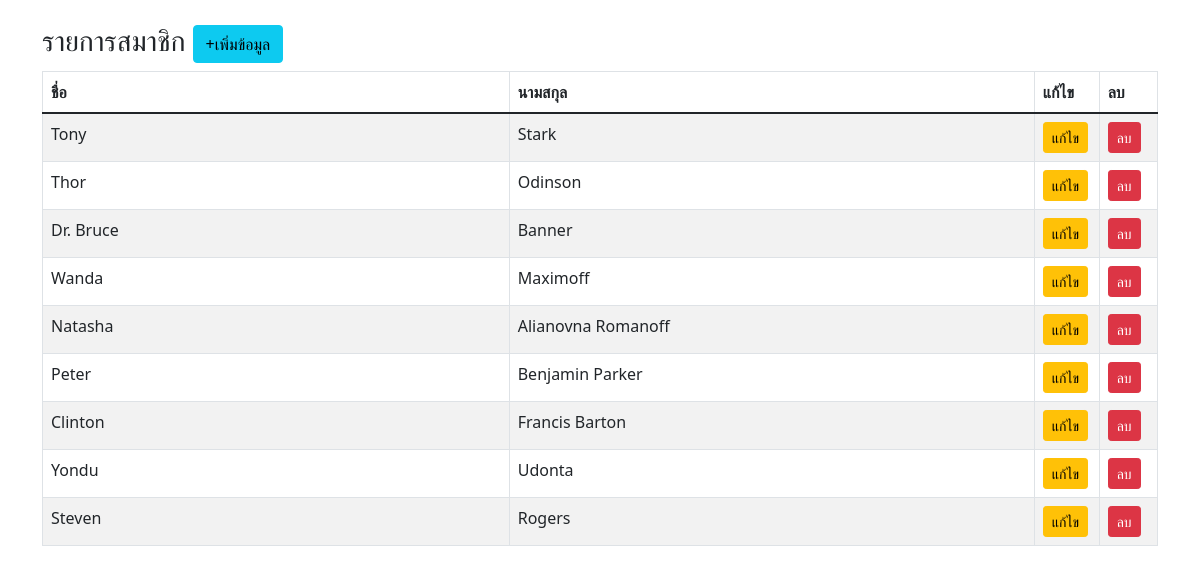
The page / on the database its author committed.
### tables this page shows
CREATE TABLE `tbl_member` (
  `id` int(11) NOT NULL,
  `name` varchar(50) NOT NULL,
  `surname` varchar(100) NOT NULL
);

### index.php (the view, shortened to what this page needs)
<!DOCTYPE html>
<html lang="en">
    <head>
        <link href="https://cdn.jsdelivr.net/npm/bootstrap@5.1.1/dist/css/bootstrap.min.css" rel="stylesheet">
    </head>
    <body>
        <div class="container">
            <div class="row">
                <div class="col-md-12"> <br>
                    <h3>รายการสมาชิก <a href="formAdd.php" class="btn btn-info">+เพิ่มข้อมูล</a> </h3>
                    <table class="table table-striped  table-hover table-responsive table-bordered">
                        <thead>
                            <tr>
                                <th width="40%">ชื่อ</th>
                                <th width="45%">นามสกุล</th>
                                <th width="5%">แก้ไข</th>
                                <th width="5%">ลบ</th>
                            </tr>
                        </thead>
                        <tbody>
                            <?php
                            require_once 'connect.php';
                            $stmt = $conn->prepare("SELECT* FROM tbl_member");
                            $stmt->execute();
                            $result = $stmt->fetchAll();
                            foreach($result as $k) {
                            ?>
                            <tr>
                                <td><?= $k['name'];?></td>
                                <td><?= $k['surname'];?></td>
                                <td><a href="formEdit.php?id=<?= $k['id']; ?>&name=<?= $k['name']; ?>&surname=<?= $k['surname']; ?>" class="btn btn-warning btn-sm">แก้ไข</a></td>
                                <td><a href="del.php?id=<?= $k['id'];?>" class="btn btn-danger btn-sm" onclick="return confirm('ยืนยันการลบข้อมูล');">ลบ</a></td>
                            </tr>
                            <?php } ?>
                        </tbody>
                    </table>
                </div>
            </div>
        </div>
    </body>
</html>

### rows shown on the page
tbl_member: name "Tony", surname "Stark"
tbl_member: name "Thor", surname "Odinson"
tbl_member: name "Dr. Bruce", surname "Banner"
tbl_member: name "Wanda", surname "Maximoff"
tbl_member: name "Natasha", surname "Alianovna Romanoff"
tbl_member: name "Peter", surname "Benjamin Parker"
tbl_member: name "Clinton", surname "Francis Barton"
tbl_member: name "Yondu", surname "Udonta"
tbl_member: name "Steven", surname "Rogers"
